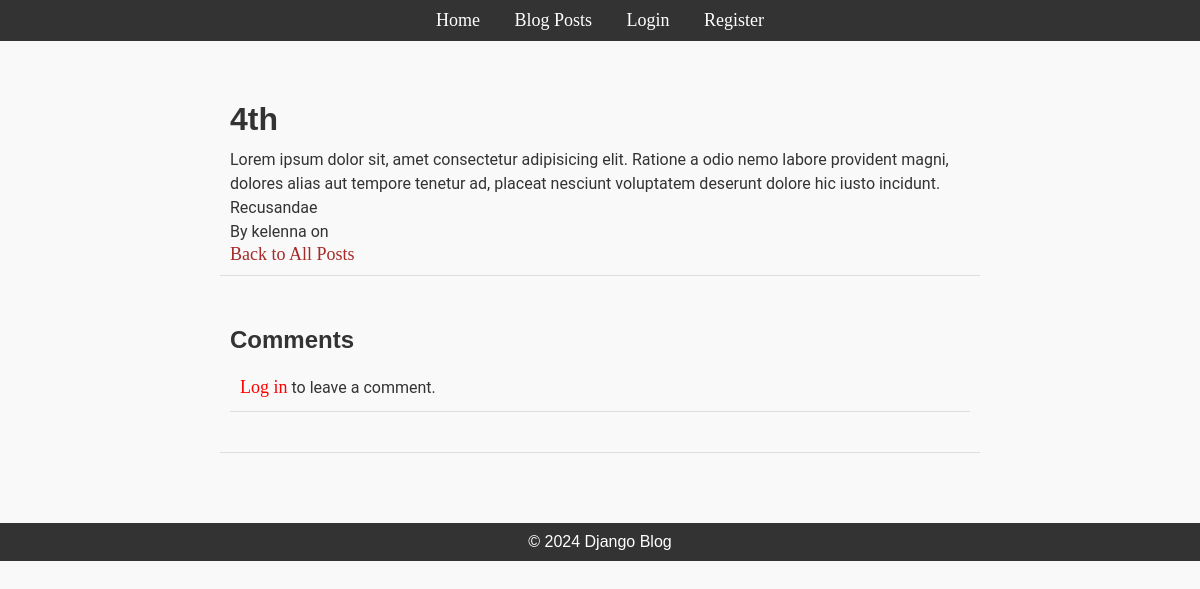
/post/5/, run on an earlier commit of the app's database.
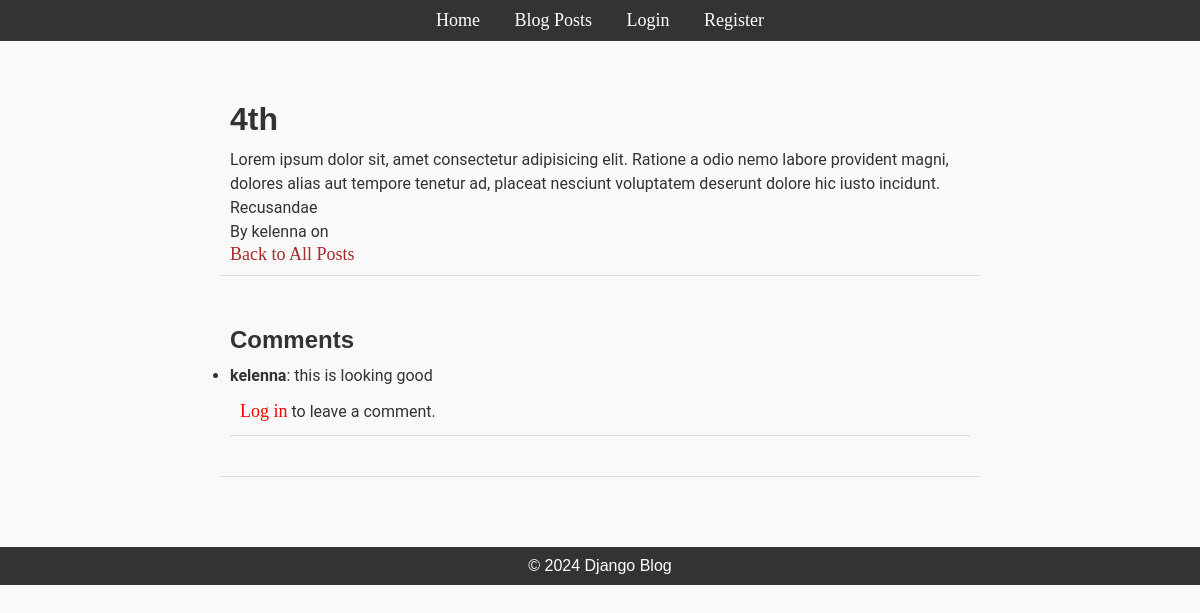
And on a later commit of the database.
### blog/models.py (models this page shows, shortened)
class Comment(models.Model):
    post = models.ForeignKey(Post, on_delete=models.CASCADE, related_name="comments")  # Link to the post
    author = models.ForeignKey(User, on_delete=models.CASCADE)  # User who wrote the comment
    content = models.TextField()  # Comment content
    created_at = models.DateTimeField(auto_now_add=True)  # Automatically set the creation time
    updated_at = models.DateTimeField(auto_now=True)  # Automatically set the update time

### blog/views.py (the view)
# urls.py: path("post/<int:pk>/", PostDetailView.as_view(), name="post_detail"),
class PostDetailView(DetailView):
    model = Post
    template_name = "blog/post_detail.html"  # Template for post detail

### blog/templates/blog/post_detail.html (shortened to what this page needs)
{% extends "blog/base.html" %}
{% block content %}
<div class="container">
    <div class=" post">
        <h1>{{ post.title }}</h1>
        <p>{{ post.content }}</p>
        <p>By {{ post.author }} on {{ post.created_at }}</p>
        <a href="{% url 'posts' %}" class="">Back to All Posts</a>
    </div>
    <div class=" post">
        <h2>Comments</h2>
            <ul>
                {% for comment in post.comments.all %}
                <li>
                    <strong>{{ comment.author }}</strong>: {{ comment.content }}
                </li>
                {% endfor %}
            </ul>
        {% if user.is_authenticated %}
        <h3>Add a Comment</h3>
            <form method="POST" action="{% url 'add_comment' post.id %}">
                {% csrf_token %}
                {{ form.as_p }}
                <button type="submit" class="btn">Post Comment</button>
            </form>
        {% else %}
            <div class="post">
                <p><a href="{% url 'login' %}" style="color:red;">Log in</a> to leave a comment.</p>
            </div>
        {% endif %}
    </div>
</div>
{% endblock %}

What changed in the data, as far as the page shows it:
added Comment: author "kelenna", content "this is looking good"
